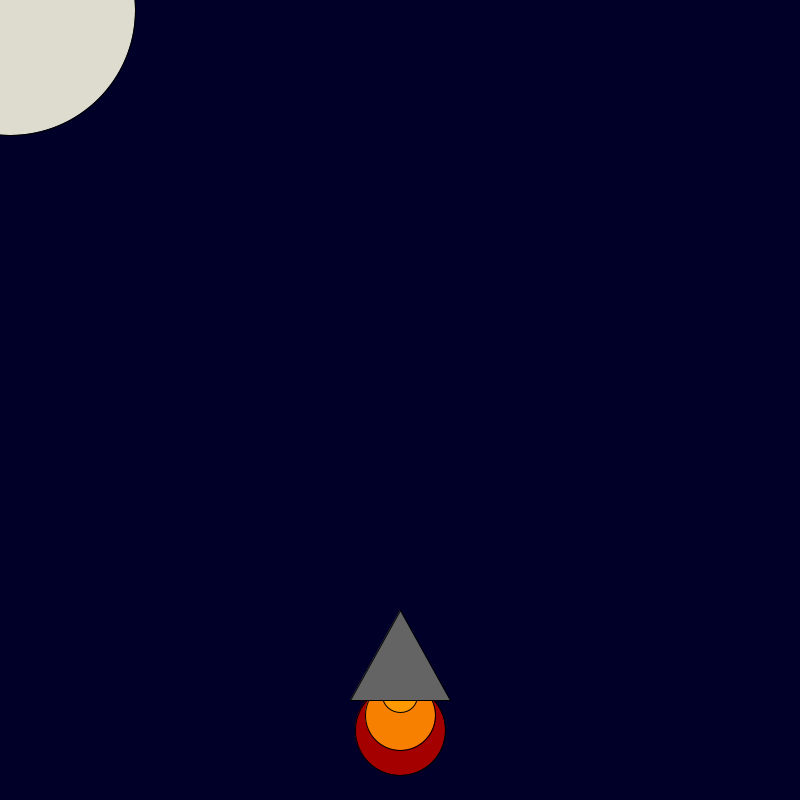
Frame 1 (no input)
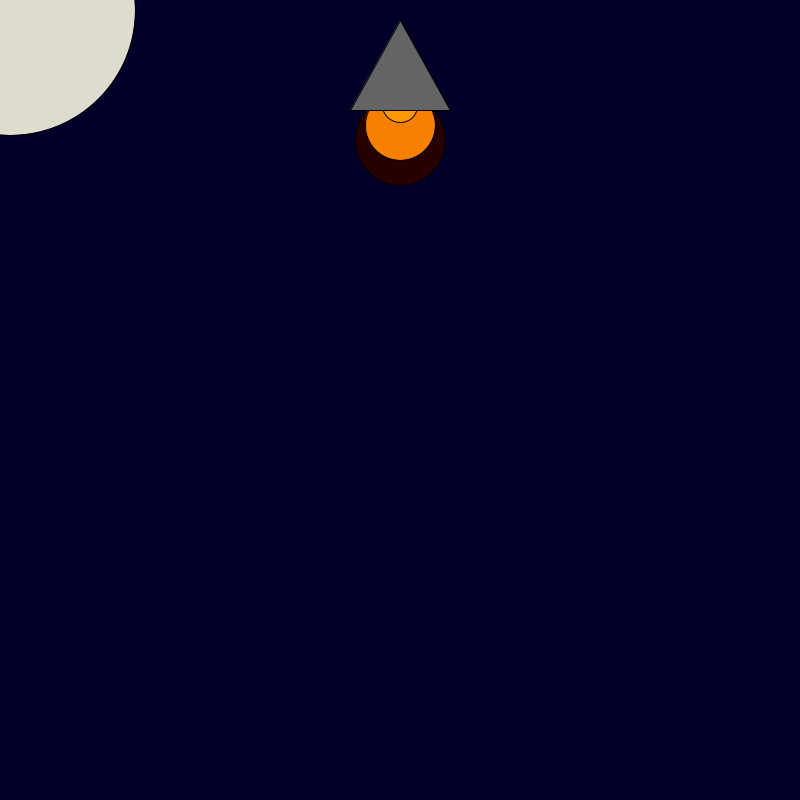
Frame 60 (the mouse pressed at the canvas centre just before this capture)
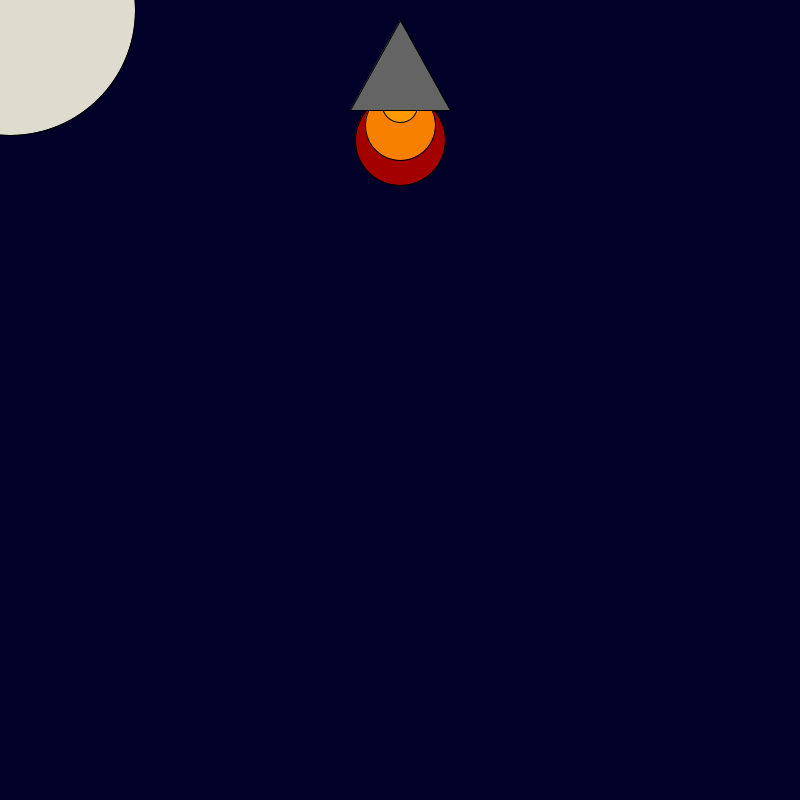
Frame 120 (the mouse held since frame 60 and released just before this capture)

The Processing sketch that drew these frames (run headless with seeded random() and noise(); from frame 60 on, the mouse is pressed at the canvas centre):

// Processing sketch: rocket_ship
// ── rocket_ship.pde
int x = 400; 
int y = 600; 

void setup() {
    size(800, 800);
    
}

void draw() {
    background(0, 0, 40); 
    fill(222,220,206);
    ellipse(10,10,250,250);
    fill(random(255), 0, 0);
    ellipse(x, y + 130, 90, 90);
    fill(248, 128, 0);
    ellipse(x, y + 115, 70, 70);
    fill(255, 153, 0);
    ellipse(x, y + 95, 35, 35);
    fill(100, 100, 100);
    triangle(x, y + 10, x + 50, y + 100, x - 50, y + 100);
    y -= 10;
if (y <= 0) {
  y = 10;
}
}
